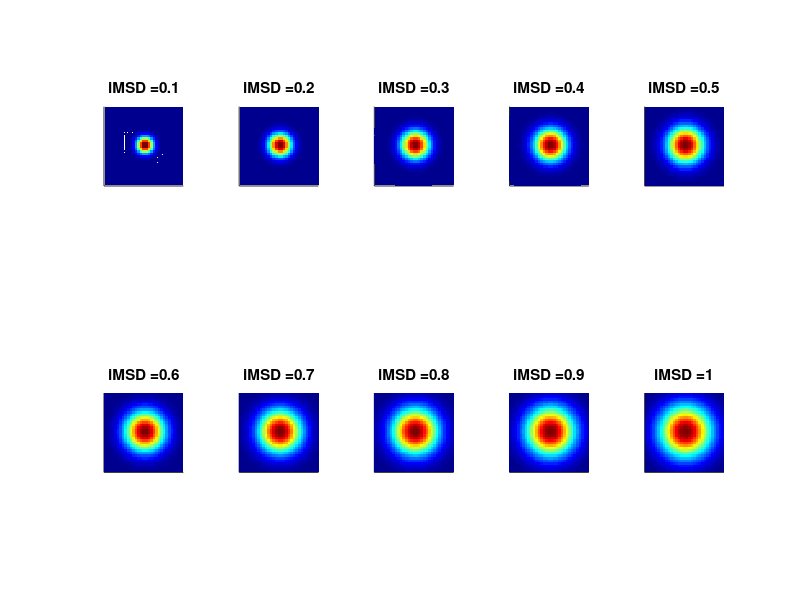

MATLAB code to generate this figure:
close all
x=linspace(-1.6,1.6,32);
y=x';               
[X,Y]=meshgrid(x,y);
for iMSD = 1:10
    subplot(2,5,iMSD)
    iMSD = iMSD*0.1;
    z=1/iMSD*exp(-(X.^2+Y.^2)/iMSD);
    surf(x,y,z,'lineStyle','none');
    view(2)
    zlim([0 1])
    axis image
    set(gca,'xtick',[],'ytick',[])
    titlestr = strcat('iMSD =',num2str(iMSD));
    title(titlestr)
    colormap jet
end